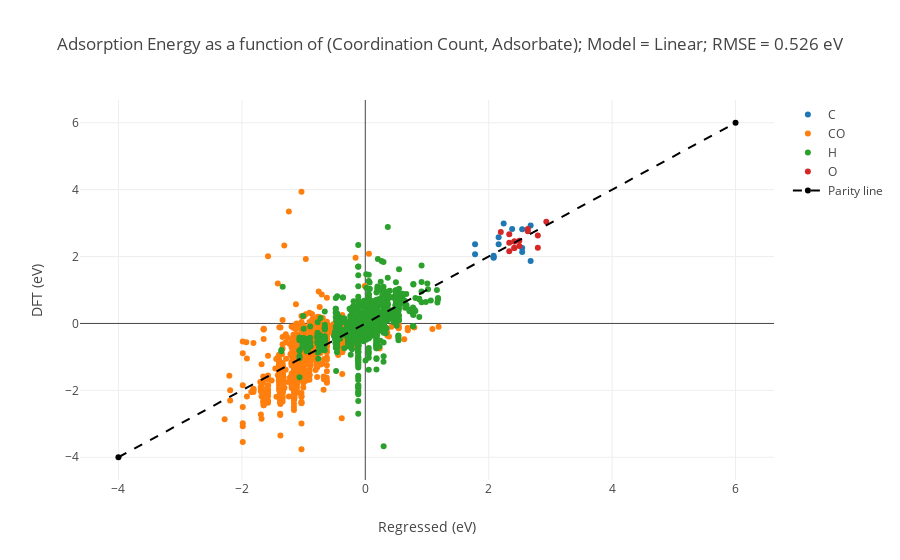
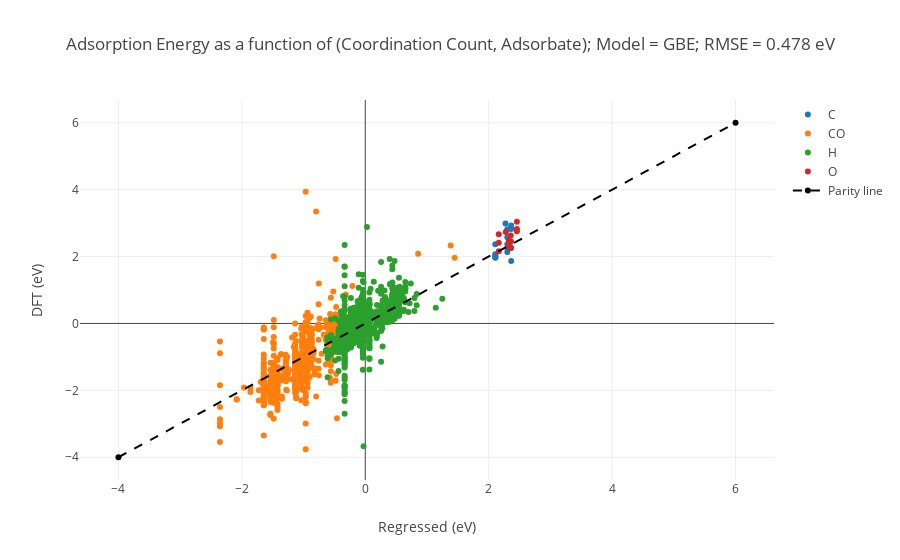

The notebook cell saved with these charts, in order:
### Markdown cell above
### SKLearn

### Code cell
# Create Plotly for each SKLearn model
for model in [LR, GBE]:
    traces = []
    # Create a parity plot where each adsorbate is shown. We do that by pulling out
    # data for each adsorbate and then plotting them.
    for ads in np.unique(DATA['adsorbate']):
        x = [X[i] for i, _ads in enumerate(DATA['adsorbate']) if _ads == ads]
        y = [Y[i] for i, _ads in enumerate(DATA['adsorbate']) if _ads == ads]
        y_predicted = model.predict(x)
        traces.append(go.Scatter(x=y_predicted, y=y, mode='markers', name=ads))
    # Create a diagonal line for the parity plot
    lims = [-4, 6]
    traces.append(go.Scatter(x=lims, y=lims,
                             line=dict(color=('black'), dash='dash'), name='Parity line'))
    # Format and plot
    layout = go.Layout(xaxis=dict(title='Regressed (eV)'),
                       yaxis=dict(title='DFT (eV)'),
                       title='Adsorption Energy as a function of (Coordination Count, Adsorbate); Model = %s; RMSE = %0.3f eV' \
                             % (model.name, math.sqrt(metrics.mean_squared_error(Y_TEST, model.predict(X_TEST)))))
    iplot(go.Figure(data=traces, layout=layout))

### Figure 1 — Plotly figure (JSON) as saved in the notebook; plotly's stock layout.template omitted (floating-point values rounded to 4 significant figures; data arrays with more than 128 entries replaced by an {"elided": "..."} marker saying what was removed)
{"data": [{"mode": "markers", "name": "C", "type": "scatter", "x": [1.779, 2.242, 2.542, 2.68, 2.542, 2.542, 2.38, 2.161, 2.161, 2.079, 2.079, 1.779, 2.079, 2.68], "y": [2.366, 2.988, 2.254, 2.932, 2.817, 2.139, 2.822, 2.576, 2.367, 1.977, 1.962, 2.069, 2.025, 1.865]}, {"mode": "markers", "name": "CO", "type": "scatter", "x": {"elided": "1304 float values"}, "y": {"elided": "1304 float values"}}, {"mode": "markers", "name": "H", "type": "scatter", "x": {"elided": "1111 float values"}, "y": {"elided": "1111 float values"}}, {"mode": "markers", "name": "O", "type": "scatter", "x": [2.496, 2.333, 2.496, 2.633, 2.933, 2.196, 2.796, 2.796, 2.415, 2.415, 2.415, 2.333, 2.333, 2.415, 2.633], "y": [2.475, 2.67, 2.314, 2.756, 3.041, 2.735, 2.631, 2.26, 2.256, 2.454, 2.454, 2.155, 2.415, 2.256, 2.821]}, {"line": {"color": "black", "dash": "dash"}, "name": "Parity line", "type": "scatter", "x": [-4, 6], "y": [-4, 6]}], "layout": {"title": "Adsorption Energy as a function of (Coordination Count, Adsorbate); Model = Linear; RMSE = 0.526 eV", "xaxis": {"title": "Regressed (eV)"}, "yaxis": {"title": "DFT (eV)"}}}

### Figure 2 — Plotly figure (JSON) as saved in the notebook; plotly's stock layout.template omitted (floating-point values rounded to 4 significant figures; data arrays with more than 128 entries replaced by an {"elided": "..."} marker saying what was removed)
{"data": [{"mode": "markers", "name": "C", "type": "scatter", "x": [2.107, 2.272, 2.302, 2.364, 2.302, 2.302, 2.364, 2.302, 2.302, 2.107, 2.107, 2.107, 2.107, 2.364], "y": [2.366, 2.988, 2.254, 2.932, 2.817, 2.139, 2.822, 2.576, 2.367, 1.977, 1.962, 2.069, 2.025, 1.865]}, {"mode": "markers", "name": "CO", "type": "scatter", "x": {"elided": "1304 float values"}, "y": {"elided": "1304 float values"}}, {"mode": "markers", "name": "H", "type": "scatter", "x": {"elided": "1111 float values"}, "y": {"elided": "1111 float values"}}, {"mode": "markers", "name": "O", "type": "scatter", "x": [2.327, 2.163, 2.327, 2.457, 2.457, 2.277, 2.357, 2.357, 2.357, 2.357, 2.357, 2.163, 2.163, 2.357, 2.457], "y": [2.475, 2.67, 2.314, 2.756, 3.041, 2.735, 2.631, 2.26, 2.256, 2.454, 2.454, 2.155, 2.415, 2.256, 2.821]}, {"line": {"color": "black", "dash": "dash"}, "name": "Parity line", "type": "scatter", "x": [-4, 6], "y": [-4, 6]}], "layout": {"title": "Adsorption Energy as a function of (Coordination Count, Adsorbate); Model = GBE; RMSE = 0.478 eV", "xaxis": {"title": "Regressed (eV)"}, "yaxis": {"title": "DFT (eV)"}}}
